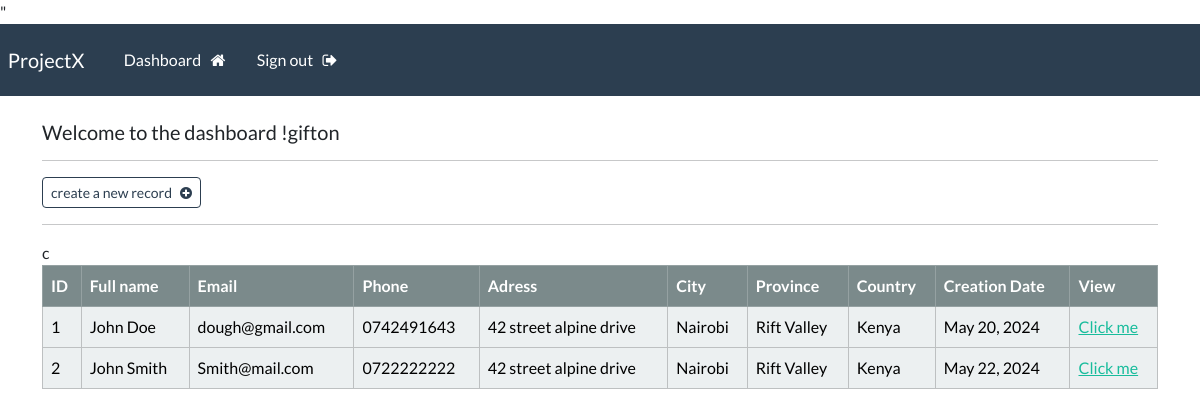
The app's page /dashboard (signed in), older data.
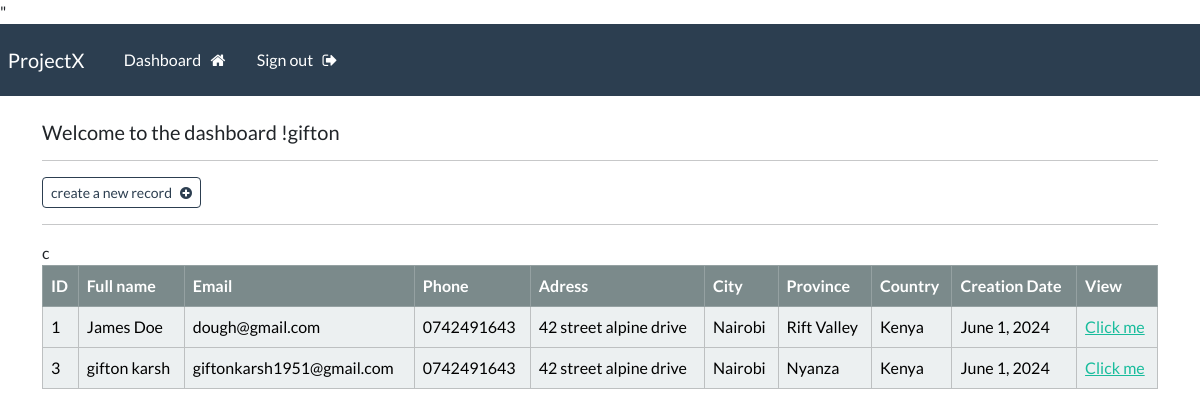
The same page, newer data.
### webapp/models.py (models this page shows)
class Record(models.Model):
    creation_date = models.DateField(auto_now=True)
    first_name = models.CharField(max_length=100)
    last_name = models.CharField(max_length=100)
    email = models.CharField(max_length=255)
    phone = models.CharField(max_length=20)
    address = models.CharField(max_length=300)
    city = models.CharField(max_length=255)
    province = models.CharField(max_length=200)
    country = models.CharField(max_length=125)

### webapp/views.py (the view)
# urls.py: path('dashboard',views.dashboard, name="dashboard"),
@login_required(login_url='my-login')
def dashboard(request):
    my_records = Record.objects.all()
    context = {'records':my_records}
    return render(request, 'webapp/dashboard.html' , context=context)

### webapp/templates/webapp/dashboard.html
{% extends 'webapp/base.html' %}
{% block content %}
<h5>Welcome to the dashboard !{{user}}</h5>
<hr>
<a class="btn btn-outline-primary btn-sm" href="{% url 'create-record' %}">
    create a new record  &nbsp; <i class="fa fa-plus-circle" aria-hidden="true"></i>
</a>
<hr>
<table class="table table-light table-hover table-bordered">
    <thead class="table-dark">
        <tr>
            <th scope="col">ID</th>
            <th scope="col">Full name</th>
            <th scope="col">Email</th>
            <th scope="col">Phone</th>
            <th scope="col">Adress</th>
            <th scope="col">City</th>
            <th scope="col">Province</th>
            <th scope="col">Country</th>
            <th scope="col">Creation Date</th>
            <th scope="col">View</th>
        </tr>
    </thead>          c
    <tbody>
        {% if records %}
        {% for record in records %}
        <tr>
            <td> {{record.id}} </td>
                <td> {{record.first_name}}  {{record.last_name}} </td>
                <td> {{record.email}} </td>
                <td> {{record.phone}} </td>
                <td> {{record.address}} </td>
                <td> {{record.city}} </td>
                <td> {{record.province}} </td>
                <td> {{record.country}} </td>
                <td> {{record.creation_date}} </td>
                <td><a href="{% url 'record' record.id%}">Click me </a></td>
        </tr>
        {% endfor %}
        {% endif %}
    </tbody>
</table>
{% endblock %}

### webapp/templates/webapp/base.html (shortened to what this page needs)
{% load static %}
<!DOCTYPE html>
<html lang="en">
<head>
    <link rel="stylesheet" type="text/css" href="https://bootswatch.com/5/flatly/bootstrap.min.css">
    <link rel="stylesheet" href="https://cdnjs.cloudflare.com/ajax/libs/font-awesome/4.7.0/css/font-awesome.min.css">"
    <link rel="stylesheet" type="text/css" href="{% static 'css/styles.css' %}">
</head>
<body>
    {% include 'webapp/navbar.html' %}
    <div class="container">
        <br>
        {% block content %}
        {% endblock %}
    </div>
</body>
</html>

### webapp/templates/webapp/navbar.html (shortened to what this page needs)
<nav class="navbar navbar-expand-lg navbar-dark bg-primary justify-content-center">
    <a class="navbar-brand main-heading" href="{% url '' %}">
      &nbsp; ProjectX
    </a>
      <div class="collapse navbar-collapse text-center" id="navbarNavDropdown">
        <ul class="navbar-nav mr-auto">
          {% if user.is_authenticated %}
            <li class="nav-item">
              <a class="nav-link" href="{% url 'dashboard' %}">Dashboard &nbsp; <i class="fa fa-home" aria-hidden="true"></i> </a>
            </li>
            <li class="nav-item">
              <a class="nav-link" href="{% url 'user-logout' %}">Sign out &nbsp; <i class="fa fa-sign-out" aria-hidden="true"></i> </a>
            </li>
        </ul>
        {% endif %}
      </div>
  </nav>

Row changes from the older to the newer data that the page shows:
removed Record: id "2", first_name "John", last_name "Smith", email "Smith@mail.com", phone "0722222222", address "42 street alpine drive", city "Nairobi", province "Rift Valley", country "Kenya", creation_date "May 22, 2024"
changed Record "Doe": first_name "John" → "James"; creation_date "May 20, 2024" → "June 1, 2024"
added Record: id "3", first_name "gifton", last_name "karsh", email "giftonkarsh1951@gmail.com", phone "0742491643", address "42 street alpine drive", city "Nairobi", province "Nyanza", country "Kenya", creation_date "June 1, 2024"
